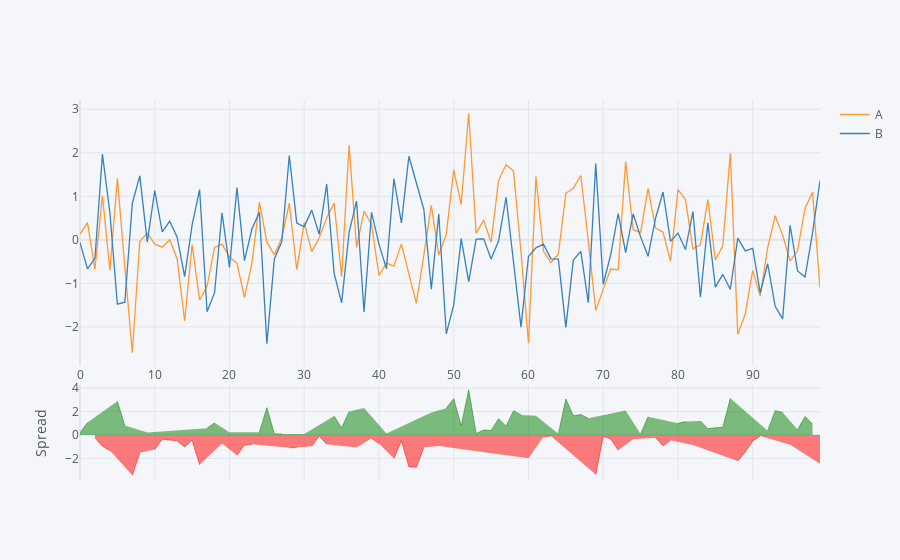

The notebook cell this image was saved under:
### Code cell
df[['A', 'B']].iplot(kind='spread')

### Figure 1 — Plotly figure (JSON) as saved in the notebook; plotly's stock layout.template omitted (floating-point values rounded to 4 significant figures)
{"data": [{"line": {"color": "rgba(255, 153, 51, 1.0)", "dash": "solid", "shape": "linear", "width": 1.3}, "mode": "lines", "name": "A", "text": "", "type": "scatter", "visible": true, "x": [0, 1, 2, 3, 4, 5, 6, 7, 8, 9, 10, 11, 12, 13, 14, 15, 16, 17, 18, 19, 20, 21, 22, 23, 24, 25, 26, 27, 28, 29, 30, 31, 32, 33, 34, 35, 36, 37, 38, 39, 40, 41, 42, 43, 44, 45, 46, 47, 48, 49, 50, 51, 52, 53, 54, 55, 56, 57, 58, 59, 60, 61, 62, 63, 64, 65, 66, 67, 68, 69, 70, 71, 72, 73, 74, 75, 76, 77, 78, 79, 80, 81, 82, 83, 84, 85, 86, 87, 88, 89, 90, 91, 92, 93, 94, 95, 96, 97, 98, 99], "y": [0.127, 0.3952, -0.6778, 1.014, -0.7039, 1.413, -0.6293, -2.593, -0.03509, 0.1537, -0.1008, -0.1673, 0.002099, -0.4382, -1.865, -0.1097, -1.382, -1.067, -0.1733, -0.09802, -0.3951, -0.5383, -1.321, -0.5385, 0.8646, -0.05405, -0.3417, 0.0449, 0.8425, -0.6843, 0.3956, -0.2696, 0.04657, 0.5005, 0.8471, -0.8466, 2.173, -0.1728, 0.6578, 0.3541, -0.8194, -0.535, -0.6052, -0.09182, -0.786, -1.456, -0.3523, 0.7938, -0.3497, 0.1339, 1.607, 0.812, 2.907, 0.1482, 0.4518, -0.05409, 1.367, 1.725, 1.58, -0.2861, -2.376, 1.452, -0.2562, -0.5212, -0.3282, 1.07, 1.182, 1.479, -0.01869, -1.623, -1.132, -0.6712, -0.689, 1.797, 0.2329, 0.1653, 1.181, 0.2719, 0.177, -0.4905, 1.154, 0.9252, -0.2087, -0.1115, 0.925, -0.4625, -0.1376, 1.993, -2.172, -1.703, -0.7015, -1.292, -0.1804, 0.5523, 0.1087, -0.4887, -0.2474, 0.7275, 1.095, -1.099]}, {"line": {"color": "rgba(55, 128, 191, 1.0)", "dash": "solid", "shape": "linear", "width": 1.3}, "mode": "lines", "name": "B", "text": "", "type": "scatter", "visible": true, "x": [0, 1, 2, 3, 4, 5, 6, 7, 8, 9, 10, 11, 12, 13, 14, 15, 16, 17, 18, 19, 20, 21, 22, 23, 24, 25, 26, 27, 28, 29, 30, 31, 32, 33, 34, 35, 36, 37, 38, 39, 40, 41, 42, 43, 44, 45, 46, 47, 48, 49, 50, 51, 52, 53, 54, 55, 56, 57, 58, 59, 60, 61, 62, 63, 64, 65, 66, 67, 68, 69, 70, 71, 72, 73, 74, 75, 76, 77, 78, 79, 80, 81, 82, 83, 84, 85, 86, 87, 88, 89, 90, 91, 92, 93, 94, 95, 96, 97, 98, 99], "y": [-0.06627, -0.6658, -0.4242, 1.969, 0.6235, -1.478, -1.434, 0.8415, 1.471, -0.05207, 1.132, 0.1844, 0.4269, 0.06039, -0.8459, 0.3416, 1.154, -1.653, -1.214, 0.6195, -0.6316, 1.199, -0.478, 0.2474, 0.6348, -2.384, -0.4398, -0.04037, 1.937, 0.3871, 0.3038, 0.683, 0.1292, 1.279, -0.7688, -1.448, 0.1719, 0.8913, -1.657, 0.6317, -0.09802, -0.6609, 1.399, 0.3885, 1.919, 1.293, 0.698, -1.132, 0.5953, -2.161, -1.492, 0.0288, -0.9579, 0.01768, 0.02208, -0.442, -0.02253, 0.9783, -0.4892, -2.004, -0.3833, -0.1847, -0.09918, -0.4381, -0.4441, -2.012, -0.4624, -0.2659, -1.443, 1.751, -1.02, -0.3411, 0.6044, -0.291, 0.5993, 0.06823, -0.3788, 0.4964, 1.099, -0.03431, 0.155, -0.2241, 0.6505, -1.319, 0.3894, -1.086, -0.7948, -1.14, 0.04006, -0.2532, -0.1975, -1.215, -0.549, -1.529, -1.817, 0.3337, -0.7135, -0.8548, 0.162, 1.357]}, {"connectgaps": false, "fill": "tozeroy", "line": {"color": "green", "dash": "solid", "shape": "linear", "width": 0.5}, "mode": "lines", "name": "Spread", "showlegend": false, "type": "scatter", "x": [0, 1, 2, 3, 4, 5, 6, 7, 8, 9, 10, 11, 12, 13, 14, 15, 16, 17, 18, 19, 20, 21, 22, 23, 24, 25, 26, 27, 28, 29, 30, 31, 32, 33, 34, 35, 36, 37, 38, 39, 40, 41, 42, 43, 44, 45, 46, 47, 48, 49, 50, 51, 52, 53, 54, 55, 56, 57, 58, 59, 60, 61, 62, 63, 64, 65, 66, 67, 68, 69, 70, 71, 72, 73, 74, 75, 76, 77, 78, 79, 80, 81, 82, 83, 84, 85, 86, 87, 88, 89, 90, 91, 92, 93, 94, 95, 96, 97, 98, 99], "xaxis": "x2", "y": [0.1932, 1.061, "", "", "", 2.891, 0.8043, "", "", 0.2058, "", "", "", "", "", "", "", 0.5852, 1.041, "", 0.2365, "", "", "", 0.2298, 2.33, 0.09813, 0.08527, "", "", 0.09177, "", "", "", 1.616, 0.601, 2.001, "", 2.314, "", "", 0.1259, "", "", "", "", "", 1.926, "", 2.295, 3.1, 0.7832, 3.865, 0.1305, 0.4297, 0.3879, 1.39, 0.7466, 2.069, 1.718, "", 1.637, "", "", 0.1159, 3.082, 1.644, 1.745, 1.425, "", "", "", "", 2.088, "", 0.09703, 1.559, "", "", "", 0.9994, 1.149, "", 1.207, 0.5355, 0.6231, 0.6571, 3.134, "", "", "", "", 0.3686, 2.081, 1.926, "", 0.4661, 1.582, 0.9332, ""], "yaxis": "y2"}, {"connectgaps": false, "fill": "tozeroy", "line": {"color": "red", "dash": "solid", "shape": "linear", "width": 0.5}, "mode": "lines", "name": "Spread", "showlegend": false, "type": "scatter", "x": [0, 1, 2, 3, 4, 5, 6, 7, 8, 9, 10, 11, 12, 13, 14, 15, 16, 17, 18, 19, 20, 21, 22, 23, 24, 25, 26, 27, 28, 29, 30, 31, 32, 33, 34, 35, 36, 37, 38, 39, 40, 41, 42, 43, 44, 45, 46, 47, 48, 49, 50, 51, 52, 53, 54, 55, 56, 57, 58, 59, 60, 61, 62, 63, 64, 65, 66, 67, 68, 69, 70, 71, 72, 73, 74, 75, 76, 77, 78, 79, 80, 81, 82, 83, 84, 85, 86, 87, 88, 89, 90, 91, 92, 93, 94, 95, 96, 97, 98, 99], "xaxis": "x2", "y": ["", "", -0.2536, -0.9546, -1.327, "", "", -3.434, -1.506, "", -1.233, -0.3517, -0.4248, -0.4985, -1.019, -0.4514, -2.536, "", "", -0.7175, "", -1.737, -0.843, -0.7859, "", "", "", "", -1.094, -1.071, "", -0.9525, -0.08259, -0.7783, "", "", "", -1.064, "", -0.2775, -0.7214, "", -2.005, -0.4803, -2.705, -2.749, -1.05, "", -0.945, "", "", "", "", "", "", "", "", "", "", "", -1.993, "", -0.1571, -0.0831, "", "", "", "", "", -3.373, -0.1123, -0.3301, -1.293, "", -0.3664, "", "", -0.2245, -0.9219, -0.4562, "", "", -0.8592, "", "", "", "", "", -2.212, -1.45, -0.504, -0.0769, "", "", "", -0.8224, "", "", "", -2.456], "yaxis": "y2"}], "layout": {"autosize": true, "hovermode": "x", "legend": {"bgcolor": "#F5F6F9", "font": {"color": "#4D5663"}}, "paper_bgcolor": "#F5F6F9", "plot_bgcolor": "#F5F6F9", "title": {"font": {"color": "#4D5663"}}, "xaxis": {"autorange": true, "gridcolor": "#E1E5ED", "range": [0, 99], "showgrid": true, "tickfont": {"color": "#4D5663"}, "title": {"font": {"color": "#4D5663"}, "text": ""}, "type": "linear", "zerolinecolor": "#E1E5ED"}, "xaxis2": {"anchor": "y2", "autorange": true, "gridcolor": "#E1E5ED", "range": [0, 99], "showgrid": true, "showticklabels": false, "tickfont": {"color": "#4D5663"}, "title": {"font": {"color": "#4D5663"}, "text": ""}, "type": "linear", "zerolinecolor": "#E1E5ED"}, "yaxis": {"autorange": true, "domain": [0.3, 1], "gridcolor": "#E1E5ED", "range": [-2.898, 3.212], "showgrid": true, "tickfont": {"color": "#4D5663"}, "title": {"font": {"color": "#4D5663"}, "text": ""}, "type": "linear", "zerolinecolor": "#E1E5ED"}, "yaxis2": {"autorange": true, "domain": [0, 0.25], "gridcolor": "#E1E5ED", "range": [-3.84, 4.27], "showgrid": true, "tickfont": {"color": "#4D5663"}, "title": {"font": {"color": "#4D5663"}, "text": "Spread"}, "type": "linear", "zerolinecolor": "#E1E5ED"}}}
